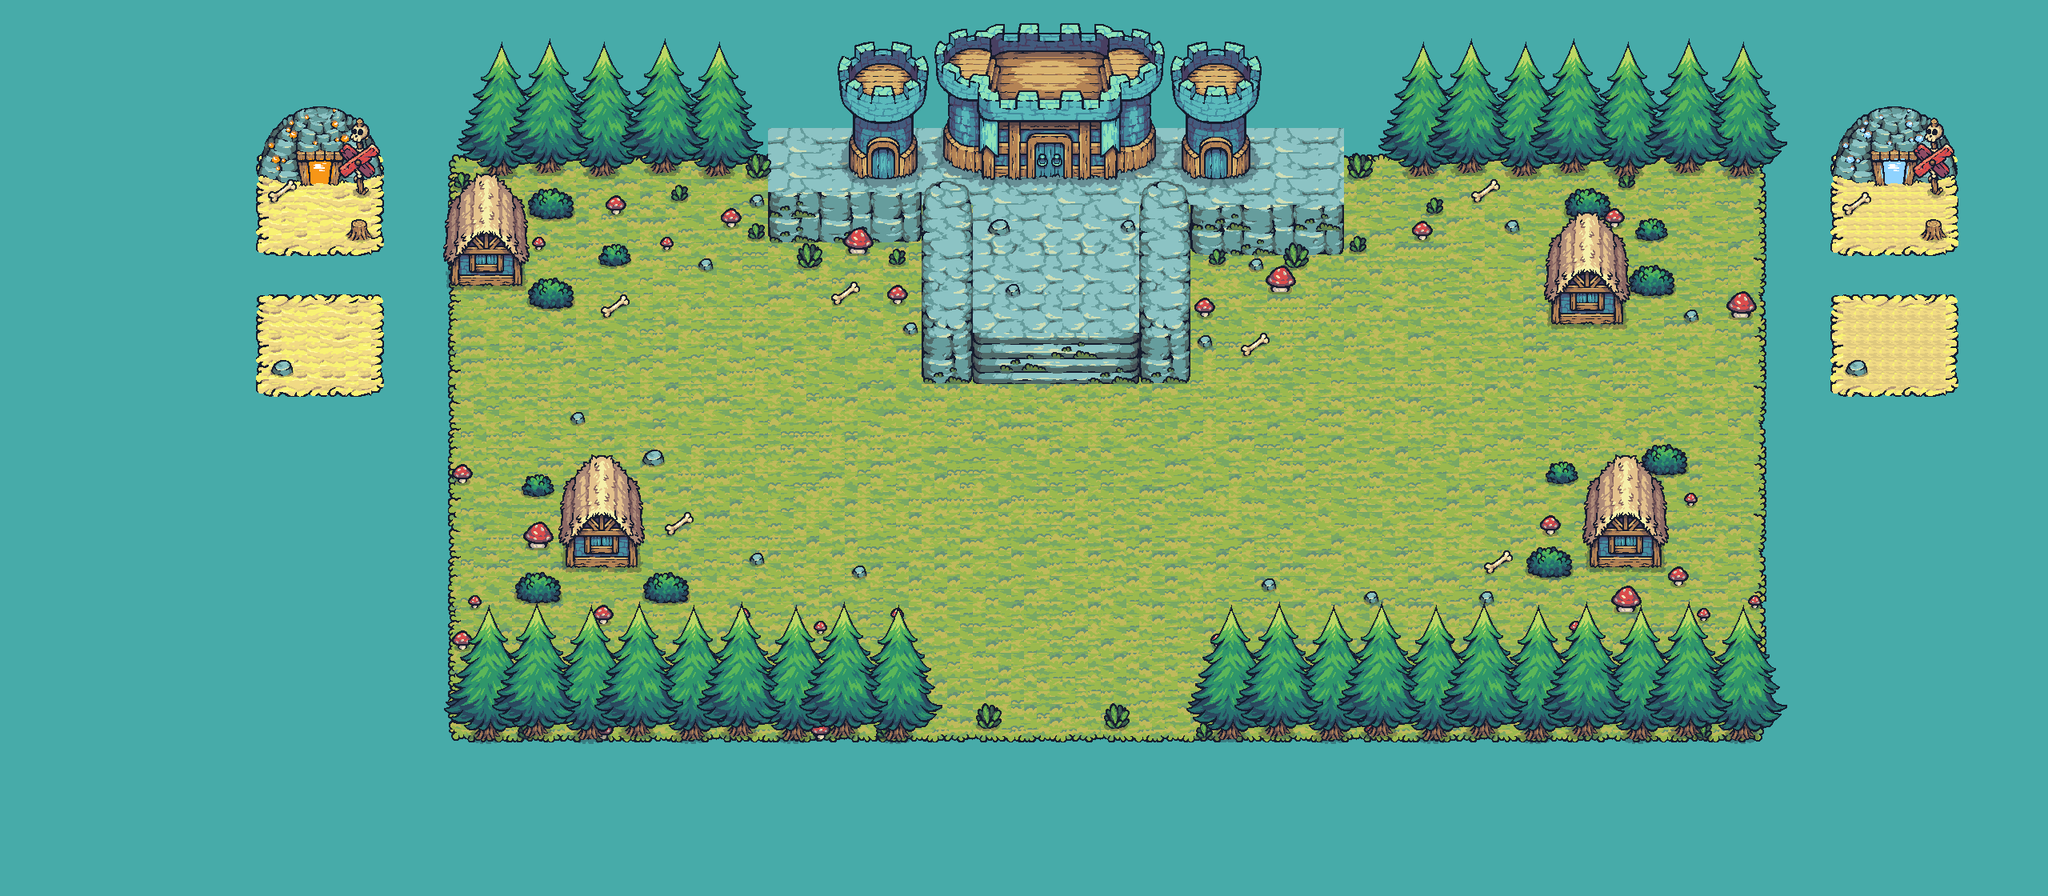

Rendered tile map (Tiled .tmx) drawn with the repository's tilesets; below, a short description and the map source with its tile grids summarised:
An orthogonal 160x70 tile map with 16x16 px tiles, 13 tile layers (Water, Earth, Elevation, Castle, ...), 3 hidden layers not drawn, 23 tilesets.

<map version="1.10" tiledversion="1.11.2" orientation="orthogonal" renderorder="right-down" width="160" height="70" tilewidth="16" tileheight="16" infinite="0" nextlayerid="51" nextobjectid="1">
 <tileset firstgid="1" source="Water.tsx" />
 <tileset firstgid="17" source="Tilemap_Flat.tsx" />
 <tileset firstgid="657" source="Castle_Blue.tsx" />
 <tileset firstgid="977" source="Tower_Blue.tsx" />
 <tileset firstgid="1105" source="Tilemap_Elevation.tsx" />
 <tileset firstgid="1617" source="17.tsx" />
 <tileset firstgid="1649" source="05.tsx" />
 <tileset firstgid="1665" source="04.tsx" />
 <tileset firstgid="1681" source="Tree.tsx" />
 <tileset firstgid="3409" source="Bridge_All.tsx" />
 <tileset firstgid="3601" source="10.tsx" />
 <tileset firstgid="3617" source="11.tsx" />
 <tileset firstgid="3633" source="cave_0.tsx" />
 <tileset firstgid="3729" source="14.tsx" />
 <tileset firstgid="3745" source="16.tsx" />
 <tileset firstgid="3777" source="cave_1.tsx" />
 <tileset firstgid="3873" source="House_Blue.tsx" />
 <tileset firstgid="3969" source="09.tsx" />
 <tileset firstgid="3985" source="08.tsx" />
 <tileset firstgid="4001" source="02.tsx" />
 <tileset firstgid="4017" source="01.tsx" />
 <tileset firstgid="4033" source="03.tsx" />
 <tileset firstgid="4049" source="Collision.tsx" />
 <layer id="22" name="Water" width="160" height="70">
  <data>[11200 cells, 11200 non-empty, 1 distinct tile ids]</data>
 </layer>
 <layer id="23" name="Earth" width="160" height="70">
  <data>[11200 cells, 5148 non-empty, 117 distinct tile ids]</data>
 </layer>
 <layer id="29" name="Elevation" width="160" height="70">
  <data>[11200 cells, 406 non-empty, 209 distinct tile ids]</data>
 </layer>
 <layer id="26" name="Castle" width="160" height="70">
  <data>[11200 cells, 280 non-empty, 280 distinct tile ids]</data>
 </layer>
 <layer id="28" name="Tower" width="160" height="70">
  <data>[11200 cells, 192 non-empty, 96 distinct tile ids]</data>
 </layer>
 <layer id="30" name="Effects_Elevation" width="160" height="70">
  <data>[11200 cells, 152 non-empty, 24 distinct tile ids]</data>
 </layer>
 <layer id="34" name="Caves" width="160" height="70">
  <data>[11200 cells, 147 non-empty, 147 distinct tile ids]</data>
 </layer>
 <layer id="35" name="Details" width="160" height="70">
  <data>[11200 cells, 484 non-empty, 100 distinct tile ids]</data>
 </layer>
 <layer id="40" name="Vegetation" width="160" height="70">
  <data>[11200 cells, 176 non-empty, 28 distinct tile ids]</data>
 </layer>
 <layer id="41" name="Mushroom" width="160" height="70">
  <data>[11200 cells, 168 non-empty, 20 distinct tile ids]</data>
 </layer>
 <layer id="42" name="Bridge_1" width="160" height="70" visible="0">
  <data>[11200 cells, 60 non-empty, 60 distinct tile ids]</data>
 </layer>
 <layer id="43" name="Bridge_2" width="160" height="70" visible="0">
  <data>[11200 cells, 60 non-empty, 60 distinct tile ids]</data>
 </layer>
 <layer id="46" name="Tree" width="160" height="70">
  <data>[11200 cells, 1664 non-empty, 96 distinct tile ids]</data>
 </layer>
 <layer id="49" name="Tree_2" width="160" height="70" offsetx="-4" offsety="-4">
  <data>[11200 cells, 1232 non-empty, 88 distinct tile ids]</data>
 </layer>
 <layer id="50" name="House" width="160" height="70">
  <data>[11200 cells, 320 non-empty, 80 distinct tile ids]</data>
 </layer>
 <layer id="48" name="Collision" width="160" height="70" visible="0">
  <data>[11200 cells, 691 non-empty, 1 distinct tile ids]</data>
 </layer>
</map>
